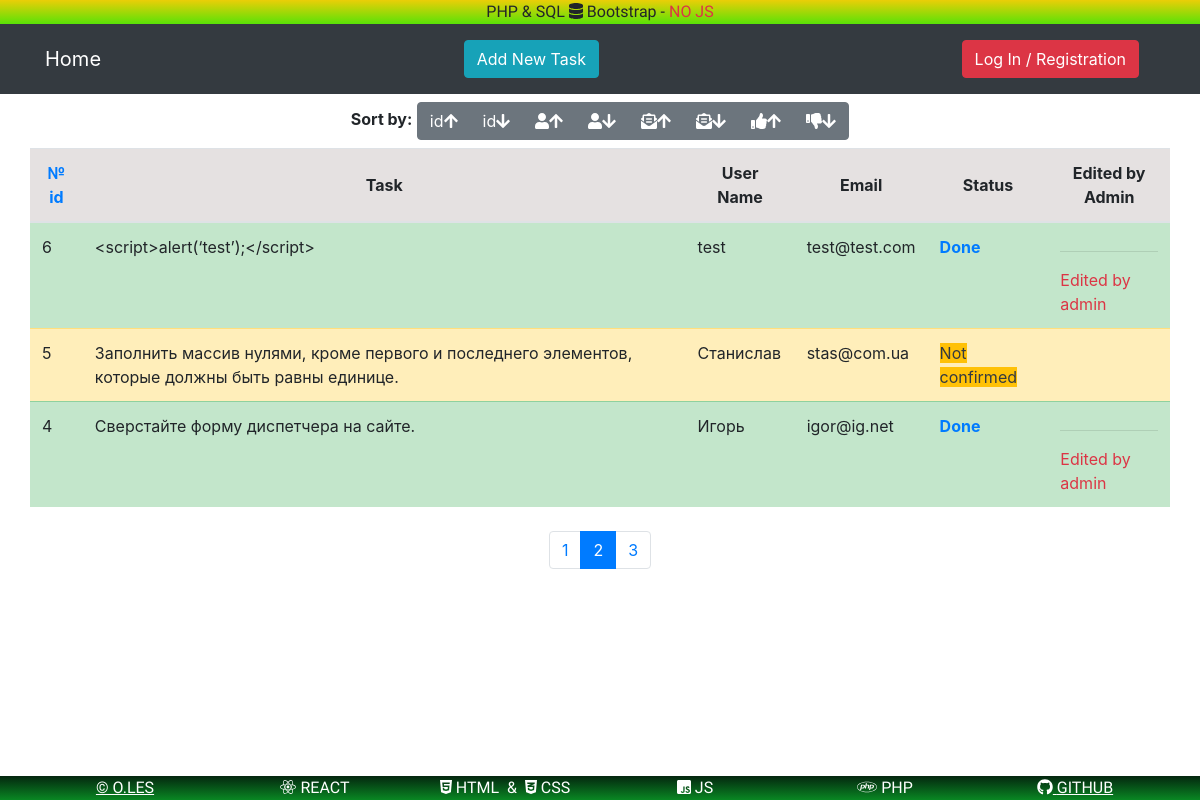
The page /index.php?page=1&DESC=DESC&order=id on the database its author committed.
### tables this page shows
CREATE TABLE `php_task_1_tasks` (
  `id` int(11) NOT NULL,
  `task` varchar(2048) NOT NULL,
  `user_name` varchar(32) NOT NULL,
  `email` varchar(32) NOT NULL,
  `status` varchar(16) DEFAULT 'Not confirmed',
  `edit_admin` varchar(64) DEFAULT NULL
);

### core/function.php (called while the page is built, shortened)
<?php
function select_main_page($conn){
    $offset = 0;
    $desc = 'DESC';
    $order = 'id';
    if (isset($_GET['page']) && trim($_GET['page'])!=''){
        $offset = trim($_GET['page']);
    }
    if (isset($_GET['order']) && trim($_GET['order']) !=''){
        $order = trim($_GET['order']);
    }
    $sql = "SELECT * FROM php_task_1_tasks ORDER BY ".$order." ".$desc." LIMIT ".TASK_ON_PAGE." OFFSET ".$offset*TASK_ON_PAGE;
    $result = mysqli_query($conn, $sql);
    $a = array();
    if (mysqli_num_rows($result) > 0) {
        while($row = mysqli_fetch_assoc($result)) {
            $a['data'][] = $row;
        }
    }
    $a['parameter']['desc'] = $desc;
    $a['parameter']['order'] = $order;
    $a['parameter']['page'] = $offset;
    return $a;
}
function pagination_count($conn){
    $sql = "SELECT id FROM php_task_1_tasks";
    $result = mysqli_query($conn, $sql);
    $result = mysqli_num_rows($result);
    return ceil( $result / TASK_ON_PAGE );
}

### index.php (the view, shortened to what this page needs)
<?php
require_once 'core/config_connect_function.php';
$full_data = select_main_page($conn);
$data = $full_data['data'];
$DESC = $full_data['parameter']['desc'];
$order = $full_data['parameter']['order'];
$page = $full_data['parameter']['page'];
$count_page = pagination_count($conn);
require_once 'template/head_html.php';
?>
<div class="container">
    <div class="col-lg-12 text-center my-2">
        <span class="font-weight-bold">Sort by:</span>
        <div class="btn-group" role="group" aria-label="Basic example">
            <button type="button" class="btn btn-secondary">
                <a href="index.php?page=<?echo $page?>&DESC=&order=id" class='text-white'>
                    id<i class="fas fa-arrow-up"></i>
                </a>
            </button>
            <button type="button" class="btn btn-secondary">
                <a href="index.php?page=<?echo $page?>&DESC=DESC&order=id" class='text-white'>
                    id<i class="fas fa-arrow-down"></i>
                </a>
            </button>
            <button type="button" class="btn btn-secondary">
                <a href="index.php?page=<?echo $page?>&DESC=&order=user_name" class='text-white'>
                    <i class="fas fa-user"></i><i class="fas fa-arrow-up"></i>
                </a>
            </button>
            <button type="button" class="btn btn-secondary">
               <a href="index.php?page=<?echo $page?>&DESC=DESC&order=user_name" class='text-white'>
                    <i class="fas fa-user"></i><i class="fas fa-arrow-down"></i>
               </a>
            </button>
            <button type="button" class="btn btn-secondary">
                <a href="index.php?page=<?echo $page?>&DESC=&order=email" class='text-white'>
                    <i class="fas fa-envelope-open-text"></i><i class="fas fa-arrow-up"></i>
                </a>
            </button>
            <button type="button" class="btn btn-secondary">
               <a href="index.php?page=<?echo $page?>&DESC=DESC&order=email" class='text-white'>
                    <i class="fas fa-envelope-open-text"></i><i class="fas fa-arrow-down"></i>
               </a>
            </button>
            <button type="button" class="btn btn-secondary">
                <a href="index.php?page=<?echo $page?>&DESC=&order=status" class='text-white'>
                    <i class="fas fa-thumbs-up"></i><i class="fas fa-arrow-up"></i>
                </a>
            </button>
            <button type="button" class="btn btn-secondary">
               <a href="index.php?page=<?echo $page?>&DESC=DESC&order=status" class='text-white'>
                    <i class="fas fa-thumbs-down"></i><i class="fas fa-arrow-down"></i>
               </a>
            </button>
        </div>
    </div>
<?
echo "<div class='row'>";
        echo '<table class="table table-striped">';
            echo '<thead style="background-color:#e5e1e1;">';
                echo '<tr>';
                if($order == 'id'){
                    echo '<th class="align-middle text-center text-primary">№ id</th>';
                } else {
                    echo '<th class="align-middle text-center">№ id</th>';
                }
                    echo '<th class="align-middle text-center">Task</th>';
                if($order == 'user_name'){
                    echo '<th class="align-middle text-center text-primary">User Name</th>';
                } else {
                    echo '<th class="align-middle text-center">User Name</th>';
                }
                if($order == 'email'){
                    echo '<th class="align-middle text-center text-primary">Email</th>';
                } else {
                    echo '<th class="align-middle text-center">Email</th>';
                }
                if($order == 'status'){
                    echo '<th class="align-middle text-center text-primary"">Status</th>';
                } else {
                    echo '<th class="align-middle text-center">Status</th>';
                }
                    echo '<th class="align-middle text-center">Edited by Admin</th>';
                echo '</tr>';
            echo '</thead>';
            echo '<tbody>';
            $out = '';
            foreach ($data as $value) {
                if($value['status'] == 'Not confirmed'){
                    $out .='<tr class="table-warning">';
                        $out .='<td class="table-warning">'.$value['id'].'</td>';
                        if (isset($_COOKIE['user_name']) && $_COOKIE['user_name']!=''
                        && $_COOKIE['user_name'] == 'admin'){
                            if (isset($_POST['formSubmitText']) && trim($_POST['formSubmitText']) =='Edit Text'
                            &&  isset($_POST['status_edit_text']) && trim($_POST['status_edit_text'] == $value['id'])){
                                $out .='<td class="table-warning">';
                                $out .='<form action="" method="POST">';
                                $out .='<div class="form-group">';
                                $out .='<input type="checkbox" class="d-none" name="status_task" checked="checked" value='.$value['id'].' />';
                                $out .="<textarea type='text' class='form-control' aria-describedby='status_text' name='status_text' >".$value['task']."</textarea>";
                                $out .='</div>';
                                $out .='<input type="submit" name="formSubmitTextDB" value="ChangeText" class="btn btn-primary float-right my-1 btn-sm">';
                                $out .='</form>';
                                $out .='<button type="button" class="btn btn-secondary float-left text-white my-1 btn-sm"/><a href="index.php" class="text-white">Cancel</button>';
                                $out .='</td>';
                            } else {
                                $out .='<td class="table-warning">'.$value['task'].'</td>';
                            };
                            $out .='<td class="table-warning">'.$value['user_name'].'</td>';
                            $out .='<td class="table-warning">'.$value['email'].'</td>';
                            $out .='<td class="table-warning">';
                            $out .='<form action="" method="POST">';
                            $out .='<input type="checkbox" class="d-none" name="status_task" checked="checked" value='.$value['id'].' />';
                            $out .='<input type="submit" name="formSubmitStatus" value="Confirm" class="btn btn-success btn-sm"/>';
                            $out .='</form>';
                            $out .='<hr>';
                            $out .='<span class="bg-warning text-dark">Not confirmed</span>';
                            $out .='</td>';
                            $out .='<td class="table-warning">';
                            $out .='<form action="" method="POST">';
                            $out .='<input type="checkbox" class="d-none" name="status_edit_text" checked="checked" value='.$value['id'].' />';
                            $out .='<input type="submit" name="formSubmitText" value="Edit Text" class="btn btn-secondary btn-sm"/>';
                            $out .='</form>';
                            if($value['edit_admin'] != null){
                                $out .='<hr>';
                                $out .='<span class="text-danger">Edited by admin</span>';
                            }
                        } else {
                            $out .='<td class="table-warning">'.$value['task'].'</td>';
                            $out .='<td class="table-warning">'.$value['user_name'].'</td>';
                            $out .='<td class="table-warning">'.$value['email'].'</td>';
                            $out .='<td class="table-warning">';
                            $out .='<span class="bg-warning text-dark">Not confirmed</span>';
                            $out .='</td>';
                            $out .='<td class="table-warning">';
                        };
                        $out .= '</td>';
                } else {
                    $out .='<tr class="table-success">';
                        $out .='<td class="table-success">'.$value['id'].'</td>';
                        if (isset($_POST['formSubmitText']) && trim($_POST['formSubmitText']) =='Edit Text'
                            &&  isset($_POST['status_edit_text']) && trim($_POST['status_edit_text'] == $value['id'])){
                                $out .='<td class="table-warning">';
                                $out .='<form action="" method="POST">';
                                $out .='<div class="form-group">';
                                $out .='<input type="checkbox" class="d-none" name="status_task" checked="checked" value='.$value['id'].' />';
                                $out .="<textarea type='text' class='form-control' aria-describedby='status_text' name='status_text' >".$value['task']."</textarea>";
                                $out .='</div>';
                                $out .='<input type="submit" name="formSubmitTextDB" value="ChangeText" class="btn btn-primary float-right my-1 btn-sm">';
                                $out .='</form>';
                                $out .='<button type="button" class="btn btn-secondary float-left text-white my-1 btn-sm"/><a href="index.php" class="text-white">Cancel</button>';
                                $out .='</td>';
                            } else {
                                $out .='<td class="table-warning">'.$value['task'].'</td>';
                            };
                        $out .='<td class="table-success">'.$value['user_name'].'</td>';
                        $out .='<td class="table-success">'.$value['email'].'</td>';
                        $out .='<td class="table-success font-weight-bold text-primary">Done</td>';
                        $out .='<td class="table-warning">';
                        if($value['edit_admin'] != null){
                            $out .='<hr>';
                            $out .='<span class="text-danger">Edited by admin</span>';
                        }
                        $out .= '</td>';
                }
                $out .="</tr>";
            };
            echo $out;
        echo '</table>';
echo '</div>';
echo '<nav aria-label="Page navigation example" class="m-2">';
    echo '<ul class="pagination justify-content-center">';
        for ($i=0; $i < $count_page; $i++){
            $j = $i+1;
            if ($i == $_GET['page']) {
                echo "<li class='page-item active'><a class='page-link' href='index.php?page={$i}&DESC={$DESC}&order={$order}' class='pagination '>{$j}</a></li>";
            }
            else {
                echo "<li class='page-item'><a class='page-link' href='index.php?page={$i}&DESC={$DESC}&order={$order}' class='pagination'>{$j}</a></li>";
            }
        }
    echo '</ul>';
echo '</nav>';
echo ' </div>';
require_once 'template/footer.php';
?>

### css/style.css (style rules this page uses)
html, body { height: 100%; }

### rows shown on the page
php_task_1_tasks: id "6", task "<script>alert(‘test’);</script>", user_name "test", email "test@test.com", status "Done", edit_admin "Edited by admin"
php_task_1_tasks: id "5", task "Заполнить массив нулями, кроме первого и последнего элементов, которые должны быть равны единице.", user_name "Станислав", email "stas@com.ua", shows "Not confirmed"
php_task_1_tasks: id "4", task "Сверстайте форму диспетчера на сайте.", user_name "Игорь", email "igor@ig.net", status "Done", edit_admin "Edited by admin"

### other values the page prints
$j "1"
$j "2"
$j "3"
